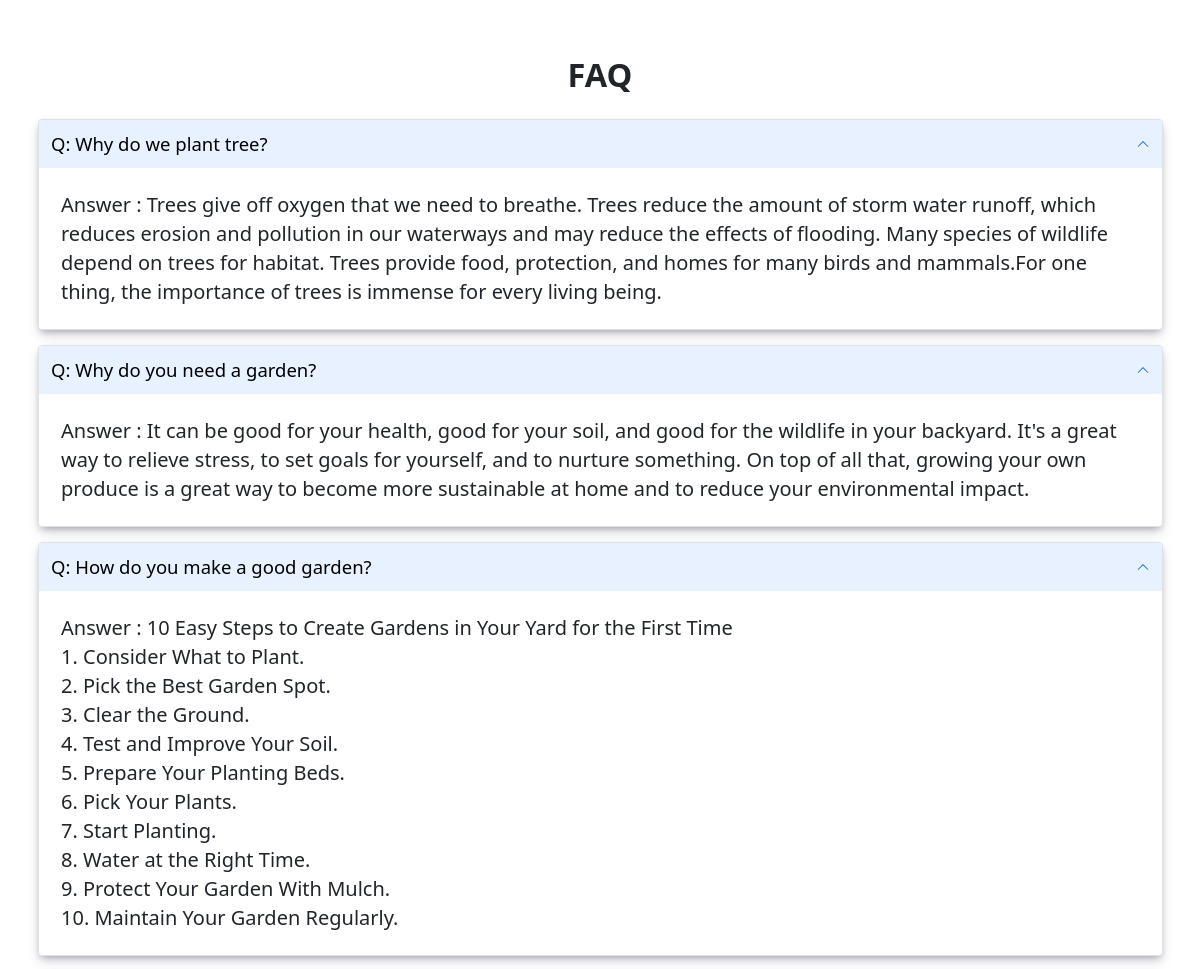
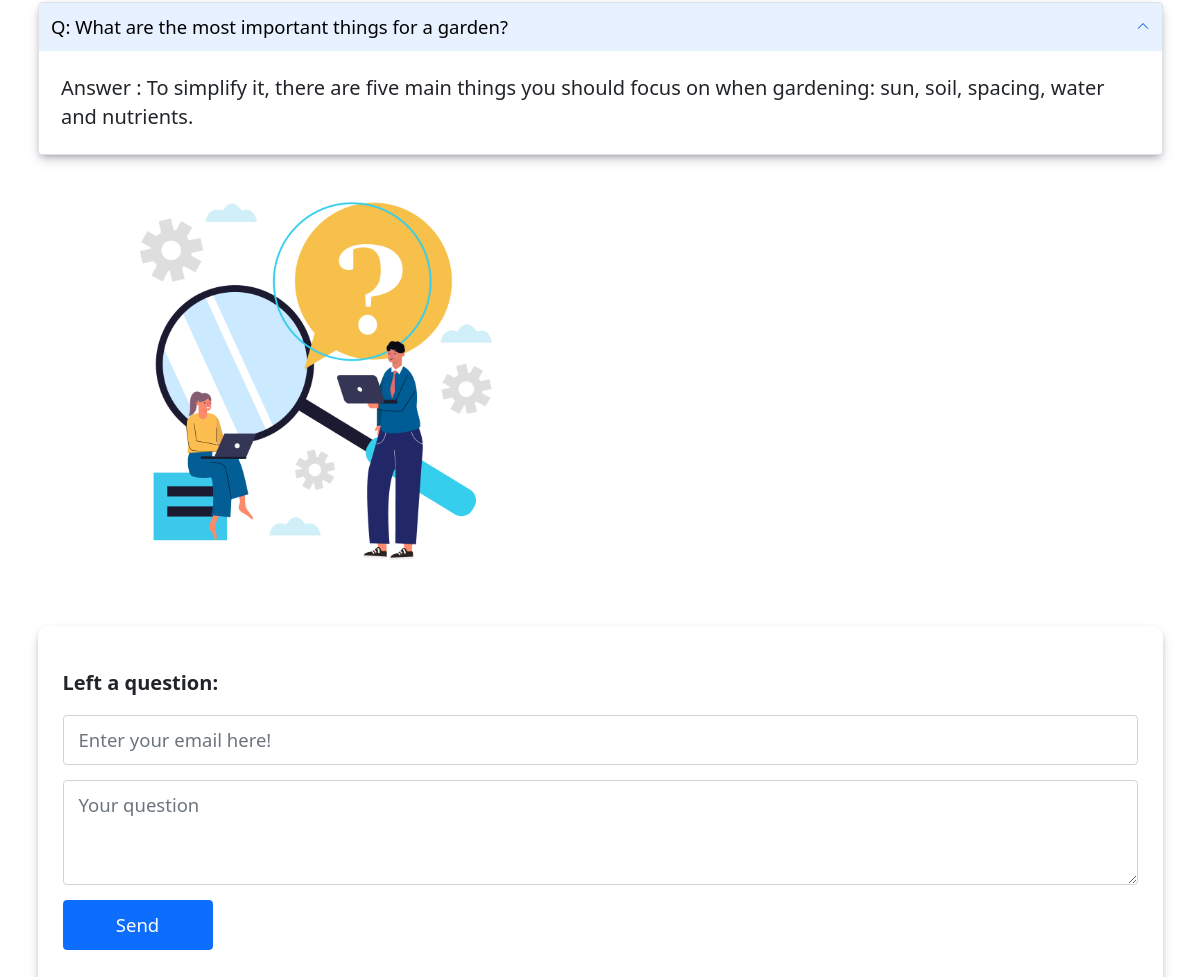
Screenshot of /askQuote.php with the database file from the repository (2 pictures, top to bottom).
### tables this page shows
CREATE TABLE `faq` (
  `id` int(11) NOT NULL,
  `user_id` int(11) NOT NULL,
  `email` varchar(255) NOT NULL,
  `question` varchar(255) NOT NULL,
  `answer` text NOT NULL DEFAULT '\'Thank you. You will get the answer.\\\'\'',
  `date` timestamp NOT NULL DEFAULT current_timestamp()
);

### askQuote.php (the view, shortened to what this page needs)
<!doctype html>
<html lang="en">
<head>
  <link href="https://cdn.jsdelivr.net/npm/bootstrap@5.2.3/dist/css/bootstrap.min.css" rel="stylesheet">
  <link rel="stylesheet" href="CSS/style.css">
</head>
<body>
  <section id="askAndQuote">
    <div class="container">
      <h2 class="sectionTitle text-center">FAQ</h2>
      <div class="row">
        <?php
        $conn = mysqli_connect('localhost', 'root', '', 'project');
        $sql = "SELECT * FROM faq";
        $result = mysqli_query($conn, $sql);
        if (mysqli_num_rows($result) > 0) {
          while ($row = mysqli_fetch_assoc($result)) {
            echo "<div class='col-md-12'>";
            echo " <div class='questions'>";
            echo " <div class='accordion' id='accordionExample'>";
            echo "<div class='accordion-item'>";
            echo " <button class='accordion-button' type='button' data-bs-toggle='collapse' data-bs-target='#collapseOne' aria-expanded='true' aria-controls='collapseOne'>" ."Q: " . $row['question'] . "</button>";
            echo " <div class='accordion-body'>". "Answer : " . $row['answer'] . "</div>";
            echo " </div>";
            echo " </div>";
            echo " </div>";
            echo " </div>";
          }
        }
        ?>
        <div class="col-md-6 d-flex align-items-center justify-content-center">
          <img src="Resources/Images/faq.png" alt="faq" class="img-fluid w-75">
        </div>
      </div>
      <div class="comment">
        <h3 class="LeftAQ">Left a question:</h3>
        <form action="" method="post">
          <input type="email" name="email" id="emailForComment" class="form-control" placeholder="Enter your email here!" required>
          <div class="form-group">
            <textarea class="form-control" name="question" id="Question" placeholder="Your question" rows="3" required></textarea>
          </div>
          <input type="submit" value="Send" name="submit" class="btn sendBtn btn-primary">
        </form>
      </div>
    </div>
</body>
</html>

### CSS/style.css (style rules this page uses)
html { font-size: 10px; scroll-behavior: smooth; }
body h1, body h2, body h3, body h4, body h5, body h6, body p { margin: 0; }
#askAndQuote { padding-bottom: 4rem; }
#askAndQuote .sectionTitle { padding: 2.5rem 0; font-size: 3.25rem; font-weight: 700; text-align: center; }
#askAndQuote .accordion-item { box-shadow: rgba(50, 50, 93, 0.25) 0px 6px 12px -2px, rgba(0, 0, 0, 0.3) 0px 3px 7px -3px; margin-bottom: 1.52rem; }
#askAndQuote .accordion-item .accordion-button { font-size: 1.85rem; font-weight: 500; color: #000; border: none; padding: 1rem 1.25rem; box-shadow: none; }
#askAndQuote .accordion-item .accordion-body { font-size: 2rem; line-height: 1.45; padding: 2.25rem; }
#askAndQuote .comment { box-shadow: rgba(50, 50, 93, 0.25) 0px 6px 12px -2px, rgba(0, 0, 0, 0.3) 0px 3px 7px -3px; padding: 2.5rem; margin-top: 4rem; border-radius: 1rem; -webkit-border-radius: 1rem; -moz-border-radius: 1rem; -ms-border-radius: 1rem; -o-border-radius: 1rem; }
#askAndQuote .comment .LeftAQ { text-align: left; font-size: 2rem; font-weight: 600; padding: 2rem 0; }
#askAndQuote .comment input, #askAndQuote .comment textarea { font-size: 1.85rem; font-weight: 500; padding: 1rem 1.5rem; color: #000; margin-bottom: 1.5rem; }
#askAndQuote .comment .btn { min-width: 15rem; color: #fff; }
.text-center { margin-top: 30px; }

### rows the page displays
faq: question "Why do we plant tree?", answer "Trees give off oxygen that we need to breathe. Trees reduce the amount of storm water runoff, which reduces erosion and pollution in our waterways and may reduce the effects of flooding. Many species of wildlife depend on trees for habitat. Trees provide food, protection, and homes for many birds and mammals.For one thing, the importance of trees is immense for every living being."
faq: question "Why do you need a garden?", answer "It can be good for your health, good for your soil, and good for the wildlife in your backyard. It's a great way to relieve stress, to set goals for yourself, and to nurture something. On top of all that, growing your own produce is a great way to become more sustainable at home and to reduce your environmental impact."
faq: question "How do you make a good garden?", answer "10 Easy Steps to Create Gardens in Your Yard for the First Time 1. Consider What to Plant. 2. Pick the Best Garden Spot. 3. Clear the Ground. 4. Test and Improve Your Soil. 5. Prepare Your Planting Beds. 6. Pick Your Plants. 7. Start Planting. 8. Water at the Right Time. 9. Protect Your Garden With Mulch. 10. Maintain Your Garden Regularly."
faq: question "What are the most important things for a garden?", answer "To simplify it, there are five main things you should focus on when gardening: sun, soil, spacing, water and nutrients."
